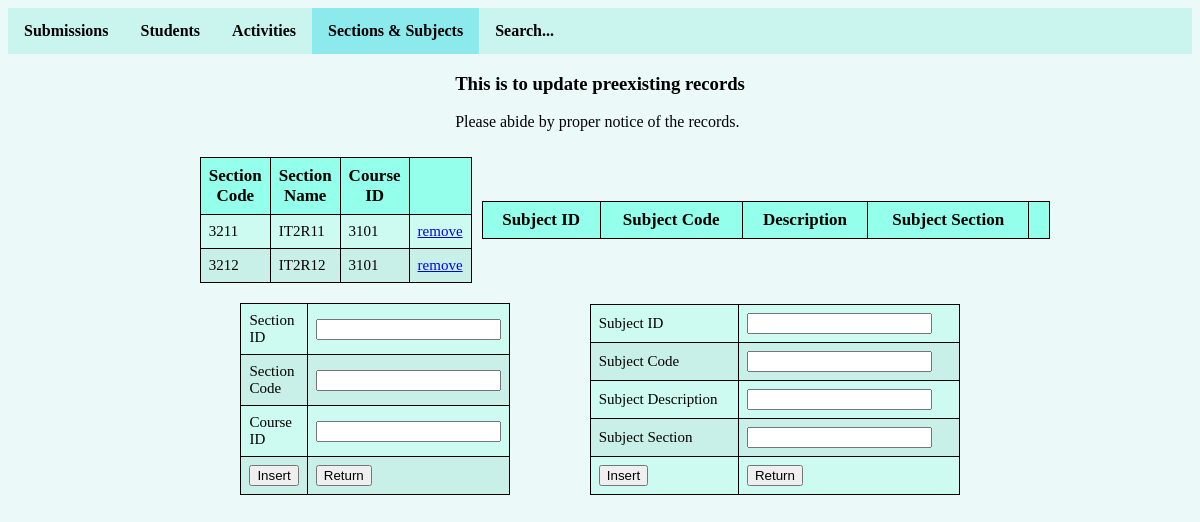
Page /addnew-section.php on the earlier database version.
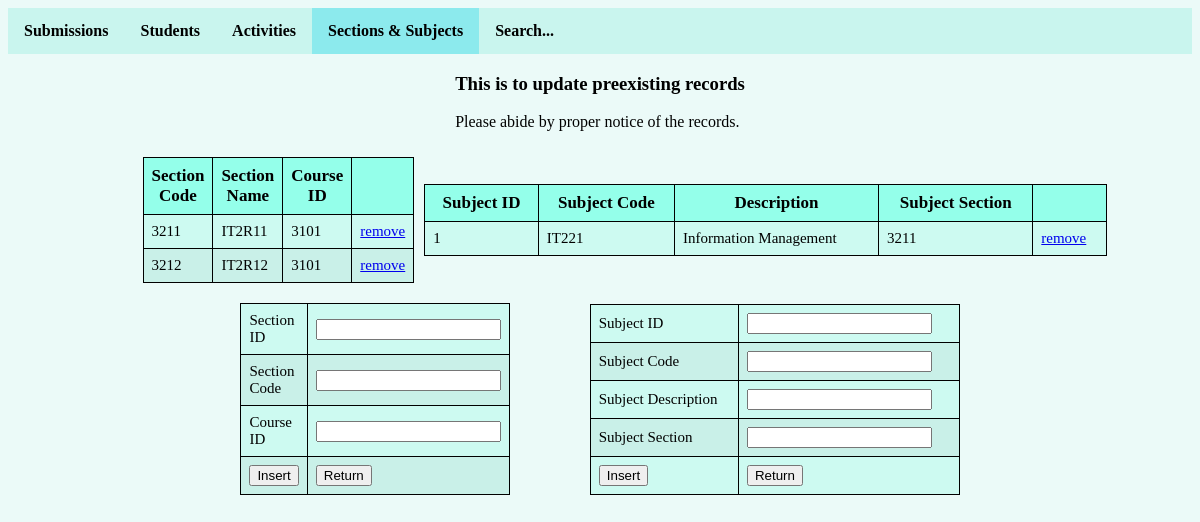
Same page on the later database version.
### tables this page shows
CREATE TABLE `section` (
  `sectionID` int(10) NOT NULL,
  `section_code` varchar(10) DEFAULT NULL,
  `courseid` int(10) DEFAULT NULL
);

CREATE TABLE `subject` (
  `subjectCode` int(5) NOT NULL,
  `subName` varchar(20) DEFAULT NULL,
  `description` text DEFAULT NULL,
  `sectionID` int(10) DEFAULT NULL
);

### addnew-section.php (the view, shortened to what this page needs)
<!DOCTYPE html>
<html>
<head>
	<link rel="stylesheet" href="style/style.css">
</head>
<body>
	<ul>
		<center>
  		<li><a href="index-change.php">Submissions</a></li>
  		<li><a href="addnew-student.php">Students</a></li>
  		<li><a href="addnew-activity.php">Activities</a></li>
  		<li><a class="active" href="addnew-section.php">Sections & Subjects</a></li>
  		<li><a href="searchbar.php">Search...</a></li>
  		</center>
	</ul>
	<div class="flex-container">
		<div class="mightybond">
			<div>
				<h3>This is to update preexisting records </h3>
			</div>
			<div>
				<p>Please abide by proper notice of the records.</p>
			</div>
		</div>
		<div class="flexbox">
			<div style="margin-left:50px">
			<table>
		  		<thead>
		    		<tr>
		    			<th scope="col">Section Code</th>
		      			<th scope="col">Section Name</th>
		      			<th scope="col">Course ID</th>
		      			<th scope="col"></th>
		    		</tr>
		  		</thead>
		  <tbody>
		  		<?php
		  		include "connection.php";
		  		$sql = "SELECT * FROM `section`";
		  		$result = mysqli_query($conn, $sql);
		  		while ($row = mysqli_fetch_assoc($result)) {
		  			?>
		  			<tr>
				      <td><?php echo $row['sectionID'] ?></td>
				      <td><?php echo $row['section_code'] ?></td>
				      <td><?php echo $row['courseid'] ?></td>
				      <td>
				      	<a href="delete-section.php?id=<?php echo $row['sectionID'] ?>">remove</a>
				      </td>
				    </tr>
		  		<?php
		  		}
		  	?>
		  			</tbody>
				</table>
				</div>
				<table style="margin-left:10px">
				<thead>
		    		<tr>
		    			<th scope="col">Subject ID</th>
		      			<th scope="col">Subject Code</th>
		      			<th scope="col">Description</th>
		      			<th scope="col">Subject Section</th>
		      			<th scope="col"></th>
		    		</tr>
		  		</thead>
		  		<tbody>
		  		<?php
		  		include "connection.php";
		  		$sql = "SELECT * FROM `subject`";
		  		$result = mysqli_query($conn, $sql);
		  		while ($row = mysqli_fetch_assoc($result)) {
		  			?>
		  			<tr>
				      <td><?php echo $row['subjectCode'] ?></td>
				      <td><?php echo $row['subName'] ?></td>
				      <td><?php echo $row['description'] ?></td>
				      <td><?php echo $row['sectionID'] ?></td>
				      <td>
				      	<a href="delete-subject.php?id=<?php echo $row['subjectCode'] ?>">remove</a>
				      </td>
				    </tr>
		  		<?php
		  		}
		  	?>
		  	</table>
		  	</div>
		<div class="flexbox">
			<div style="margin-right:80px">
			<form action="" method="post">
				<table style="border:0">
						<tr>
							<td>
								<label class="label">Section ID</label>
							</td>
							<td>
								<input type="text" class="form-control" name="sectionID"></div>
						<tr>
							<td>
								<label class="label">Section Code</label>
							</td>
							<td>
								<input type="text" class="form-control" name="section_code">
							</td>
						</tr>
						<tr>
							<td>
								<label class="label">Course ID</label>
							</td>
							<td>
								<input type="text" class="form-control" name="courseid">
							</td>
						</tr>
						<tr>
							<td>
								<button type="submit" class="btn btn-info" name="submit">Insert</button>
							</td>
							<td>
								<input type="button" value="Return" onclick="Return()"/>
							</td>
						</tr>
				</div>
					<table style="border:0">
						<tr>
							<td>
								<label class="label">Subject ID</label>
							</td>
							<td>
								<input type="text" class="form-control" name="subjectID"></div>
						<tr>
							<td>
								<label class="label">Subject Code</label>
							</td>
							<td>
								<input type="text" class="form-control" name="subjectName">
							</td>
						</tr>
						<tr>
							<td>
								<label class="label">Subject Description</label>
							</td>
							<td>
								<input type="text" class="form-control" name="Description">
							</td>
						</tr>
						<tr>
							<td>
								<label class="label">Subject Section</label>
							</td>
							<td>
								<input type="text" class="form-control" name="sectional">
							</td>
						</tr>
						<tr>
							<td>
								<button type="submit" class="btn btn-info" name="submit">Insert</button>
							</td>
							<td>
								<input type="button" value="Return" onclick="Return()"/>
							</td>
						</tr>
	</body>
</html>

Differences in the rows shown:
added subject: subjectCode "1", subName "IT221", description "Information Management", sectionID "3211"
